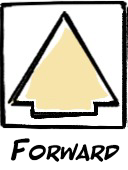
//> input picture overlays/forward.png, 128 x 170 px
$ ./batch_maker ../overlays/ ../overlays/ out.png   (built with g++ and OpenCV 4)
//> lines starting //> are read from the running program, lines starting //| are printed output that depends on the picture
// Usage: ./batch_maker <input_folder> <overlay_folder> <output_name> [min_unique_markers]

#include <opencv2/opencv.hpp>
#include <opencv2/aruco.hpp>
#include <opencv2/img_hash.hpp>

#include <filesystem>
#include <iostream>
#include <fstream>
#include <vector>
#include <unordered_map>
#include <algorithm>
#include <cmath>
#include <sstream>
#include <random>
#include <limits>
#include <string>
#include <iomanip>

namespace fs = std::filesystem;

static cv::Mat ensureBGR(const cv::Mat& src) {
    if (src.empty()) return src;
    if (src.channels() == 3) return src;

    cv::Mat out;
    if (src.channels() == 1) cv::cvtColor(src, out, cv::COLOR_GRAY2BGR);
    else if (src.channels() == 4) cv::cvtColor(src, out, cv::COLOR_BGRA2BGR);
    else out = src.clone();

    return out;
}

static bool hasImageExt(const fs::path& p) {
    auto ext = p.extension().string();
    std::transform(ext.begin(), ext.end(), ext.begin(), ::tolower);
    return (
        ext == ".jpg" ||
        ext == ".jpeg" ||
        ext == ".png" ||
        ext == ".bmp" ||
        ext == ".webp"
    );
}

// [38 lines left out: functions quadToAABB, clampRectToImage, ipow_u64, not called in this run]

static cv::Mat letterboxResize(
    const cv::Mat& src,
    int target_w,
    int target_h,
    cv::Scalar pad_color = cv::Scalar(114, 114, 114)
) {
    if (src.empty()) return src;

    float scale = std::min(
        target_w / (float)src.cols,
        target_h / (float)src.rows
    );

    int new_w = std::max(1, (int)std::round(src.cols * scale));
    int new_h = std::max(1, (int)std::round(src.rows * scale));

    cv::Mat resized;
    cv::resize(src, resized, cv::Size(new_w, new_h), 0, 0, cv::INTER_LINEAR);

    cv::Mat out(target_h, target_w, src.type(), pad_color);

    int x_offset = (target_w - new_w) / 2;
    int y_offset = (target_h - new_h) / 2;

    resized.copyTo(out(cv::Rect(x_offset, y_offset, new_w, new_h)));
    return out;
}

static cv::Mat computeOpenCVPHash(const cv::Mat& input) {
    cv::Mat img = ensureBGR(input);
    cv::Mat hash;

    if (img.empty()) return hash;

    cv::Ptr<cv::img_hash::PHash> phasher = cv::img_hash::PHash::create();
    phasher->compute(img, hash);

    return hash;
}

static double pHashDistance(const cv::Mat& h1, const cv::Mat& h2) {
    if (h1.empty() || h2.empty()) {
        return std::numeric_limits<double>::infinity();
    }

    return cv::norm(h1, h2, cv::NORM_HAMMING);
}

static std::string hashMatToHex(const cv::Mat& hash) {
    if (hash.empty()) return "EMPTY";

    cv::Mat flat = hash.reshape(1, 1);

    std::ostringstream ss;
    ss << "0x";

    for (int i = 0; i < flat.cols; i++) {
        int v = (int)flat.at<uchar>(0, i);
        ss << std::hex
           << std::setw(2)
           << std::setfill('0')
           << v;
    }

    return ss.str();
}

// [314 lines left out: functions countLabelsInto, drawClassLabel, renderWithAssignment, not called in this run]

int main(int argc, char** argv) {
    if (argc < 4) {
        std::cerr << "Usage: " << argv[0]
                  << " <input_folder> <overlay_folder> <output_name> [min_unique_markers]\n";
        return 1;
    }

    fs::path input_folder = argv[1];
    fs::path overlay_folder = argv[2];
    std::string output_name = argv[3];

    int min_unique_markers = 0;
    bool use_min_unique = false;

    if (argc >= 5) {
        try {
            min_unique_markers = std::stoi(argv[4]);
        } catch (...) {
            std::cerr << "Error: min_unique_markers must be an integer.\n";
            return 1;
        }

        if (min_unique_markers < 0) {
            std::cerr << "Error: min_unique_markers must be >= 0.\n";
            return 1;
        }

        use_min_unique = (min_unique_markers > 0);
    }

    if (!fs::exists(input_folder) || !fs::is_directory(input_folder)) {
        std::cerr << "Input folder not found: " << input_folder << "\n";
        return 1;
    }

    if (!fs::exists(overlay_folder) || !fs::is_directory(overlay_folder)) {
        std::cerr << "Overlay folder not found: " << overlay_folder << "\n";
        return 1;
    }

    fs::path out_dir = fs::path(output_name);
    fs::create_directories(out_dir);

    fs::path images_dir = out_dir / "images";
    fs::path bbox_dir = out_dir / "labels";
    fs::path boxed_dir = out_dir / ("boxed_" + output_name);

    fs::create_directories(images_dir);
    fs::create_directories(bbox_dir);
    fs::create_directories(boxed_dir);

    std::vector<fs::path> overlay_paths;

    for (const auto& e : fs::directory_iterator(overlay_folder)) {
        if (e.is_regular_file() && hasImageExt(e.path())) {
            overlay_paths.push_back(e.path());
        }
    }

    std::sort(overlay_paths.begin(), overlay_paths.end());

    if (overlay_paths.empty()) {
        std::cerr << "No overlay images found in: " << overlay_folder << "\n";
        return 1;
    }

    std::vector<cv::Mat> overlays;
    std::vector<std::string> overlay_names;

    overlays.reserve(overlay_paths.size());
    overlay_names.reserve(overlay_paths.size());

    for (const auto& p : overlay_paths) {
        cv::Mat ov = cv::imread(p.string(), cv::IMREAD_UNCHANGED);
//> ov is the input picture: 170 rows x 128 cols, CV_8UC4; mean B, G, R, A 187.5, 198, 201.3, 255
        ov = ensureBGR(ov);

        if (ov.empty()) {
            std::cerr << "Warning: could not read overlay: " << p << " skipping\n";
            continue;
        }

        overlays.push_back(ov);
        overlay_names.push_back(p.filename().string());
    }

    if (overlays.empty()) {
        std::cerr << "All overlay reads failed.\n";
        return 1;
    }

    const double similar_phash_threshold = 10.0;

    std::vector<cv::Mat> overlay_hashes(overlays.size());
    std::vector<double> overlay_sampling_weights(overlays.size(), 1.0);
//> overlay_sampling_weights = [1, 1]
    std::vector<int> similar_neighbor_counts(overlays.size(), 0);

    std::cout << "\n[pHash] OpenCV img_hash::PHash hashes by class:\n";

    for (size_t i = 0; i < overlays.size(); i++) {
        overlay_hashes[i] = computeOpenCVPHash(overlays[i]);

        std::cout << "  class " << i
                  << " file=" << overlay_names[i]
                  << " phash=" << hashMatToHex(overlay_hashes[i])
                  << "\n";
    }
//> this loop made 2 passes
//> flat in hashMatToHex on passes 1 to 2: [171, 43, 199, 232, 122, 252, 30, 218], [133, 154, 223, 98, 254, 252, 98, 62]

    std::cout << "\n[pHash] similar overlay pairs, threshold <= "
              << similar_phash_threshold << ":\n";

    bool found_similar_pair = false;

    for (size_t i = 0; i < overlays.size(); i++) {
        for (size_t j = i + 1; j < overlays.size(); j++) {
            double dist = pHashDistance(overlay_hashes[i], overlay_hashes[j]);

            if (dist <= similar_phash_threshold) {
                found_similar_pair = true;
                similar_neighbor_counts[i]++;
                similar_neighbor_counts[j]++;

                std::cout << "  class " << i
                          << " <-> class " << j
                          << " distance=" << dist
                          << " files=(" << overlay_names[i]
                          << ", " << overlay_names[j] << ")\n";
            }
        }
    }
//> this loop made 2 passes
//> found_similar_pair on passes 1 to 2: false, false
//> after the loop, found_similar_pair = false

    if (!found_similar_pair) {
        std::cout << "  none\n";
    }

    for (size_t i = 0; i < overlays.size(); i++) {
        overlay_sampling_weights[i] =
            1.0 + 2.0 * std::sqrt((double)similar_neighbor_counts[i]);

    }
//> this loop made 2 passes

    std::cout << "\n[pHash] sampling weights:\n";

    for (size_t i = 0; i < overlay_sampling_weights.size(); i++) {
        std::cout << "  class " << i
          << " file=" << overlay_names[i]
          << " weight=" << overlay_sampling_weights[i]
          << " similar_neighbors=" << similar_neighbor_counts[i]
          << "\n";
    }

    {
        fs::path map_path = out_dir / "overlay_index_map.txt";
        std::ofstream mf(map_path.string());

        if (!mf.is_open()) {
            std::cerr << "Warning: could not write mapping file: " << map_path << "\n";
        } else {
            mf << "# class_id(overlay_index)\toverlay_filename\tphash\tsampling_weight\tsimilar_neighbors\n";

            for (size_t i = 0; i < overlay_names.size(); i++) {
                mf << i << "\t"
                   << overlay_names[i] << "\t"
                   << hashMatToHex(overlay_hashes[i]) << "\t"
                   << overlay_sampling_weights[i] << "\t"
                   << similar_neighbor_counts[i] << "\n";
            }

            std::cout << "[info] wrote overlay map: " << map_path << "\n";
        }
    }

    std::vector<fs::path> image_paths;

    for (const auto& e : fs::directory_iterator(input_folder)) {
        if (e.is_regular_file() && hasImageExt(e.path())) {
            image_paths.push_back(e.path());
        }
    }

    std::sort(image_paths.begin(), image_paths.end());

    if (image_paths.empty()) {
        std::cerr << "No images found in: " << input_folder << "\n";
        return 1;
    }

    auto dictionary = cv::aruco::getPredefinedDictionary(cv::aruco::DICT_6X6_250);

    const int outputs_per_input_image = 100;
    const int extra_outputs_if_similar = 50;
    const int duplicates_per_output = 1;

    const int OUTPUT_W = 1280;
    const int OUTPUT_H = 960;

    std::mt19937 rng(1337);

    std::discrete_distribution<int> weighted_overlay_dist(
        overlay_sampling_weights.begin(),
        overlay_sampling_weights.end()
    );

    const int max_attempts_per_input =
        (outputs_per_input_image + extra_outputs_if_similar) * 200;

    std::vector<unsigned long long> final_class_counts(overlays.size(), 0ULL);

    for (size_t img_idx = 0; img_idx < image_paths.size(); img_idx++) {
        const auto& img_path = image_paths[img_idx];

        cv::Mat image_raw = cv::imread(img_path.string(), cv::IMREAD_UNCHANGED);

        if (image_raw.empty()) {
            std::cerr << "Warning: could not read image: " << img_path << " skipping\n";
            continue;
        }

        image_raw = ensureBGR(image_raw);

        cv::Mat image = letterboxResize(image_raw, OUTPUT_W, OUTPUT_H);
//> in letterboxResize, `cv::resize(src, resized, cv::Size(new_w, new_h), 0, 0, cv::INTER_LINEA..`:
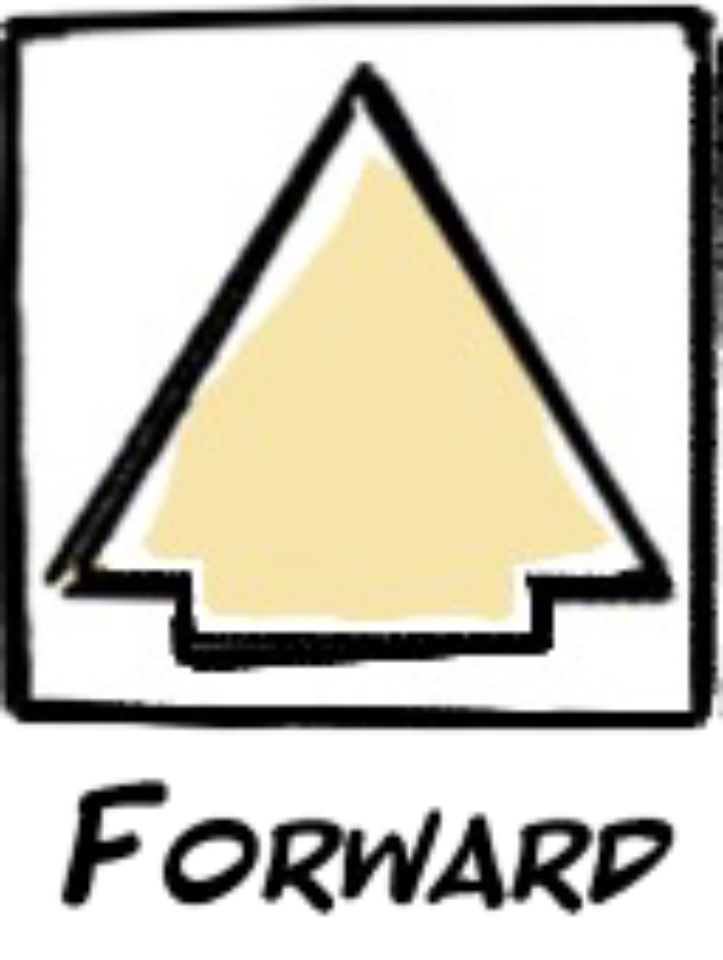
//> resized: 960 rows x 723 cols, CV_8UC3; mean B, G, R 187.5, 197.9, 201.2
//> in letterboxResize, `cv::Mat out(target_h, target_w, src.type(), pad_color);`: out: 960 rows x 1280 cols, CV_8UC3; every value is 114
//> in letterboxResize, `resized.copyTo(out(cv::Rect(x_offset, y_offset, new_w, new_h)));`:
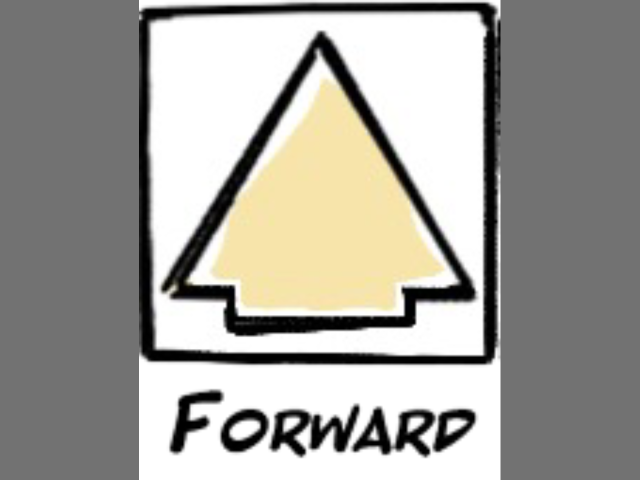
//> out: 960 rows x 1280 cols, CV_8UC3 (shown at 1/2 size); mean B, G, R 155.5, 161.4, 163.3

        if (image.empty()) {
            std::cerr << "Warning: letterbox failed: " << img_path << " skipping\n";
            continue;
        }

        cv::Mat gray;
        cv::cvtColor(image, gray, cv::COLOR_BGR2GRAY);
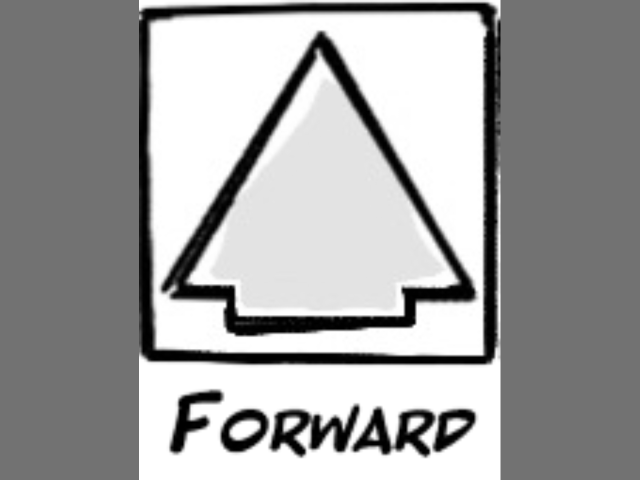
//> gray: 960 rows x 1280 cols, CV_8UC1 (shown at 1/2 size); min 0, max 255, mean 161.3

        std::vector<int> ids;
        std::vector<std::vector<cv::Point2f>> corners;

//> (the run ends here: the program needs code that is not available in this run, at `cv::aruco::detectMarkers(gray, dictionary, corners, ids);`)
